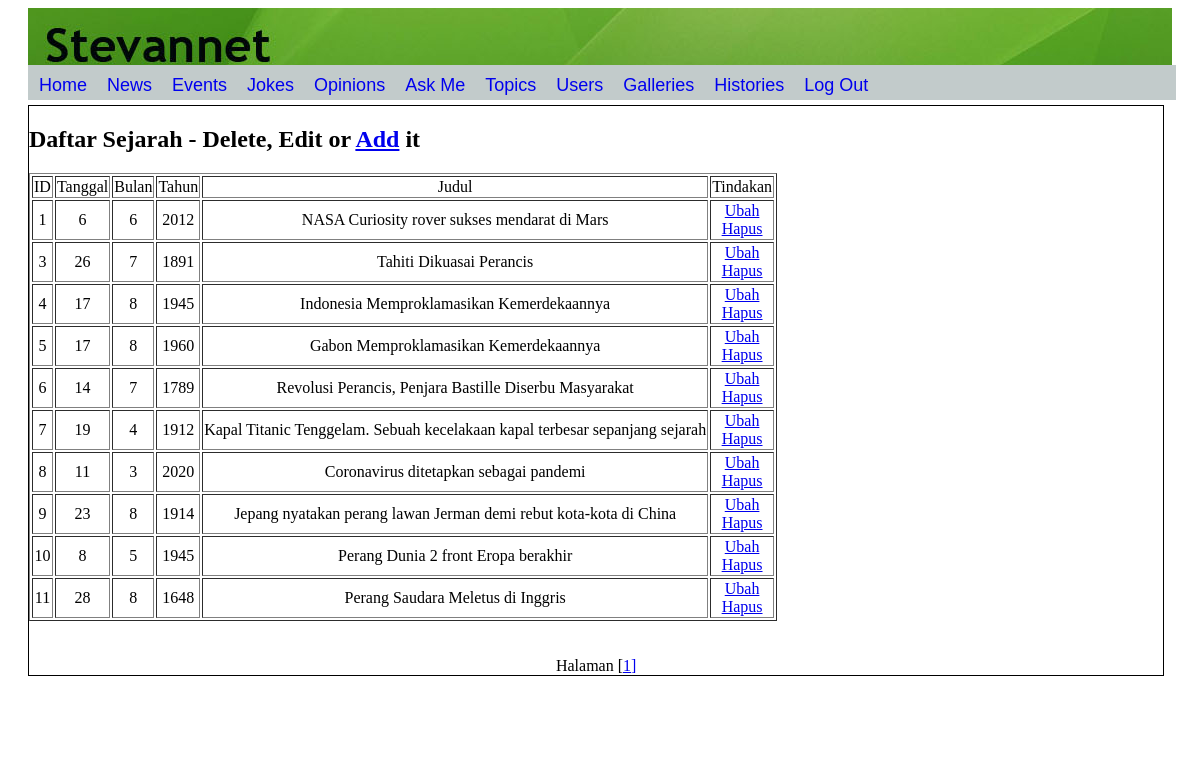
The app's page /adminPages/adminHistory.php (signed in) with its own data.
### tables this page shows
CREATE TABLE `sejarah` (
  `id` int(11) NOT NULL,
  `tanggal` int(11) NOT NULL,
  `bulan` int(11) NOT NULL,
  `tahun` int(11) NOT NULL,
  `judul` text NOT NULL
);

### adminPages/adminHistory.php (the view, shortened to what this page needs)
<html>
	<head>
		<link rel="stylesheet" href="../penampilan.css">
		<div id="header">
		</div>
		<?php
			require("leftDIVAdmin.php");
		?>
	</head>
	<body>
		<div class="centeradmin">
			<h2> Daftar Sejarah - Delete, Edit or <a href ="addHistory.php">Add</a> it</h2>
			<table id="admin" border="1">
				<tr>
					<td>ID</td>
					<td>Tanggal</td>
					<td>Bulan</td>
					<td>Tahun</td>
					<td>Judul</td>
					<td>Tindakan</td>
				</tr>
					<?php
						include_once("../db.inc.php");
						$halaman=isset($_GET['page'])?(int) $_GET['page']:1;
						$offset=($halaman-1)*30;
						$sqlstr = "SELECT * FROM sejarah limit $offset,30";
						$hasil = mysqli_query($connection, $sqlstr);
						$row = mysqli_fetch_row($hasil);
						if($row)
						{
							do{
								list($id,$tanggal,$bulan,$tahun,$judul) = $row;
								echo "<tr>";
								echo "<td>$id</td>";
								echo "<td>$tanggal</td>";
								echo "<td>$bulan</td>";
								echo "<td>$tahun</td>";
								echo "<td>$judul</td>";
								echo"<td><a href=\"editHistory.php?linkID=$id\">Ubah</a><br>
										 <a href=\"deleteHistory.php?linkID=$id\">Hapus</a></td>";
								echo "</tr>";
							}while($row = mysqli_fetch_row($hasil));
						}
					?>
			</table>
			<?php
				$sqlstr = "SELECT * from sejarah";
				$hasil_2 = mysqli_query($connection, $sqlstr);
				$jumlah = mysqli_num_rows($hasil_2);
				$i=$jumlah/30;
				$i=ceil($i);
				echo "<br><br><center>Halaman ";
				for($j=1;$j<=$i;$j++)
				{
					$awal = (($j-1)*4+$j)-1;
					echo "[<a href='adminNews.php?awal=$awal&page=$j'>$j]";
				}
				echo "</center>";
			?>
		</div>
		<div class="footer">
		</div>
	</body>
</html>

### penampilan.css (style rules this page uses)
#header { background:url('Images/Header.jpg'); height:70px; margin-left: 20px; margin-right: 20px; }
#admin { margin-right: 50px; text-align:center; }
.centeradmin { background-color:#FFF; float:left; margin-top:3px; margin-left:20px; margin-bottom:3px; width:95.8%; display: inline-block; border:1px solid black; }
.footer { background:url('Images/Footer.jpg'); clear:both; height:70px; width:97%; margin-left: 20px; margin-right: 50px; text-align: center; position: relative; z-index:1; }

### records on screen
sejarah: id "1", tanggal "6", bulan "6", tahun "2012", judul "NASA Curiosity rover sukses mendarat di Mars"
sejarah: id "3", tanggal "26", bulan "7", tahun "1891", judul "Tahiti Dikuasai Perancis"
sejarah: id "4", tanggal "17", bulan "8", tahun "1945", judul "Indonesia Memproklamasikan Kemerdekaannya"
sejarah: id "5", tanggal "17", bulan "8", tahun "1960", judul "Gabon Memproklamasikan Kemerdekaannya"
sejarah: id "6", tanggal "14", bulan "7", tahun "1789", judul "Revolusi Perancis, Penjara Bastille Diserbu Masyarakat"
sejarah: id "7", tanggal "19", bulan "4", tahun "1912", judul "Kapal Titanic Tenggelam. Sebuah kecelakaan kapal terbesar sepanjang sejarah"
sejarah: id "8", tanggal "11", bulan "3", tahun "2020", judul "Coronavirus ditetapkan sebagai pandemi"
sejarah: id "9", tanggal "23", bulan "8", tahun "1914", judul "Jepang nyatakan perang lawan Jerman demi rebut kota-kota di China"
sejarah: id "10", tanggal "8", bulan "5", tahun "1945", judul "Perang Dunia 2 front Eropa berakhir"
sejarah: id "11", tanggal "28", bulan "8", tahun "1648", judul "Perang Saudara Meletus di Inggris"
